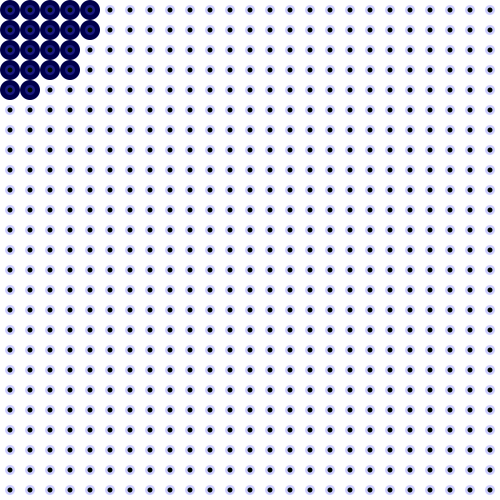
Frame 1 (no input)
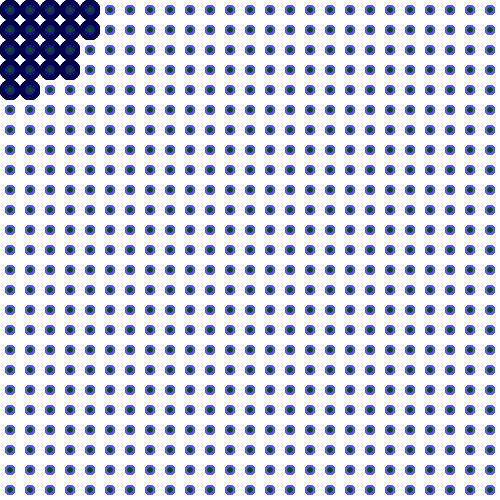
Frame 60 (the mouse pressed at the canvas centre just before this capture)
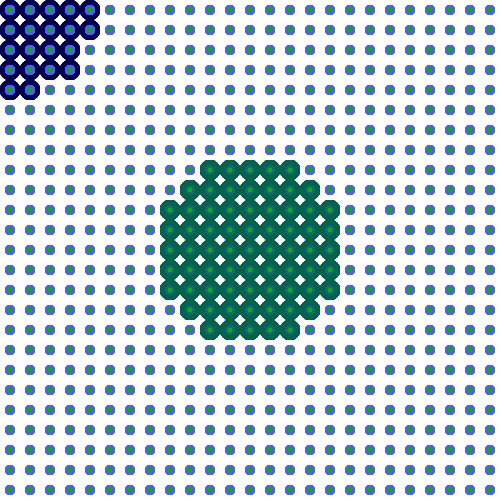
Frame 120 (the mouse held since frame 60 and released just before this capture)

The Processing sketch that drew these frames (run headless with seeded random() and noise(); from frame 60 on, the mouse is pressed at the canvas centre):

// Processing sketch: processing_11709
// ── processing_11709.pde

int colour = 0;
int colour2 = 255;
int count = 10;


void setup(){
  
  size(500,500);
  //strokeWeight(1);
  noStroke();
background(255);
  smooth();
  frameRate(10);
  
} 
float distance;

void draw()
{
// background(255);
  
  if(count > 510)
  {
    count = 1;
  }
  
  if(count > 255){
   colour = colour - 10;
   colour2 = colour2 + 10;
  }
  
 else if(count < 255)
 {
   colour = colour + 10;
    colour2 = colour2 - 1;

 }
  
  
   for(int x = 10; x < 500; x = x + 20)
   {
    for(int y = 10; y < 500; y = y + 20)
    {
      distance= dist(mouseX,mouseY,x,y);
      fill(0,colour-80,75);
      if(distance<100)
      ellipse(x,y,20,20);
    
      
      
      fill(90,90,colour2,75);
      ellipse(x,y,10,10);
    //  fill(0,colour-40,0);
   //   ellipse(x,y,30,30);
    //  fill(0,0,colour2+20);
    //  ellipse(x,y,20,20);
      fill(0,colour,0);
   ellipse(x,y,5,5);
       
    }
   }
   
   count += 10;
   
}
